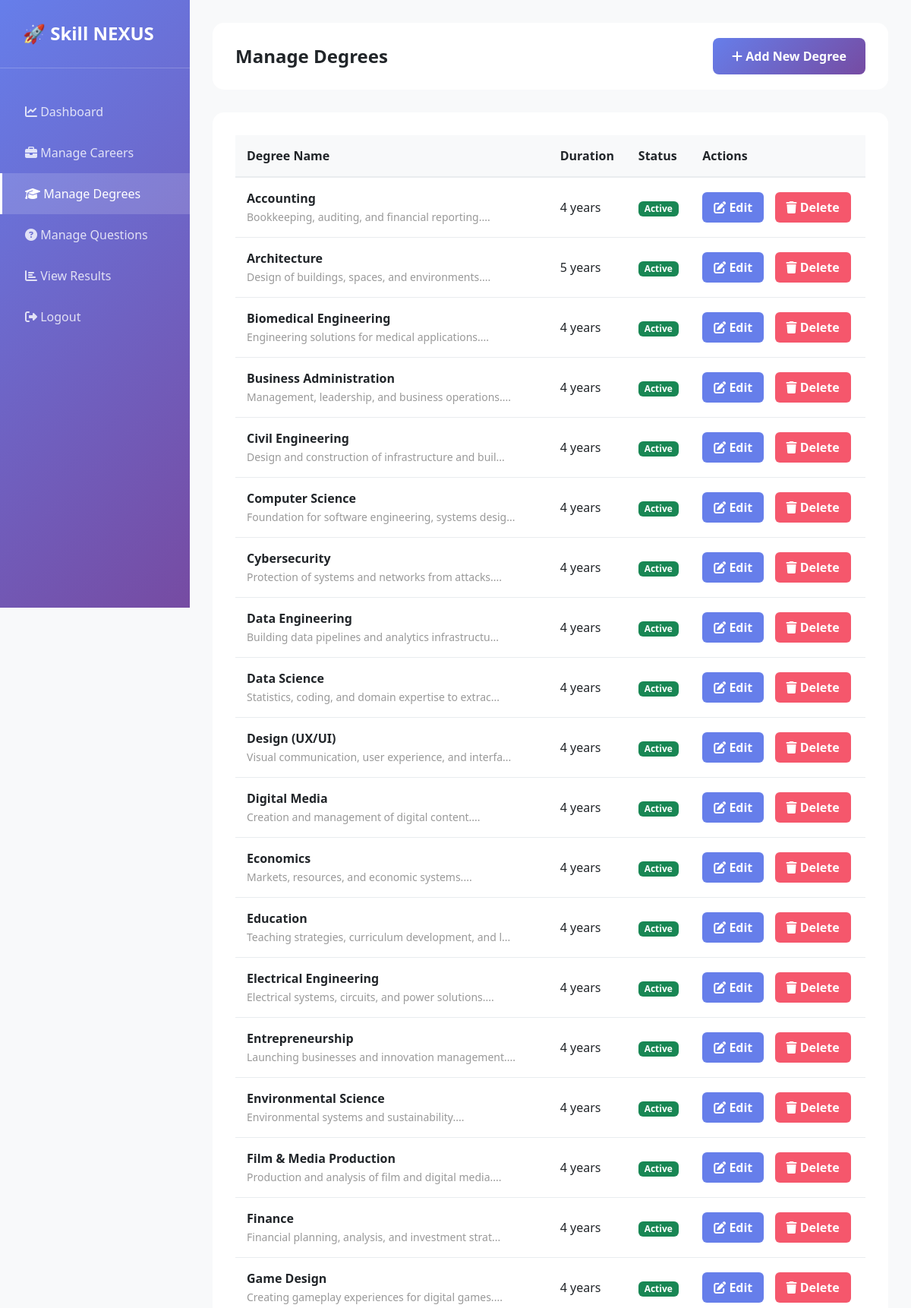
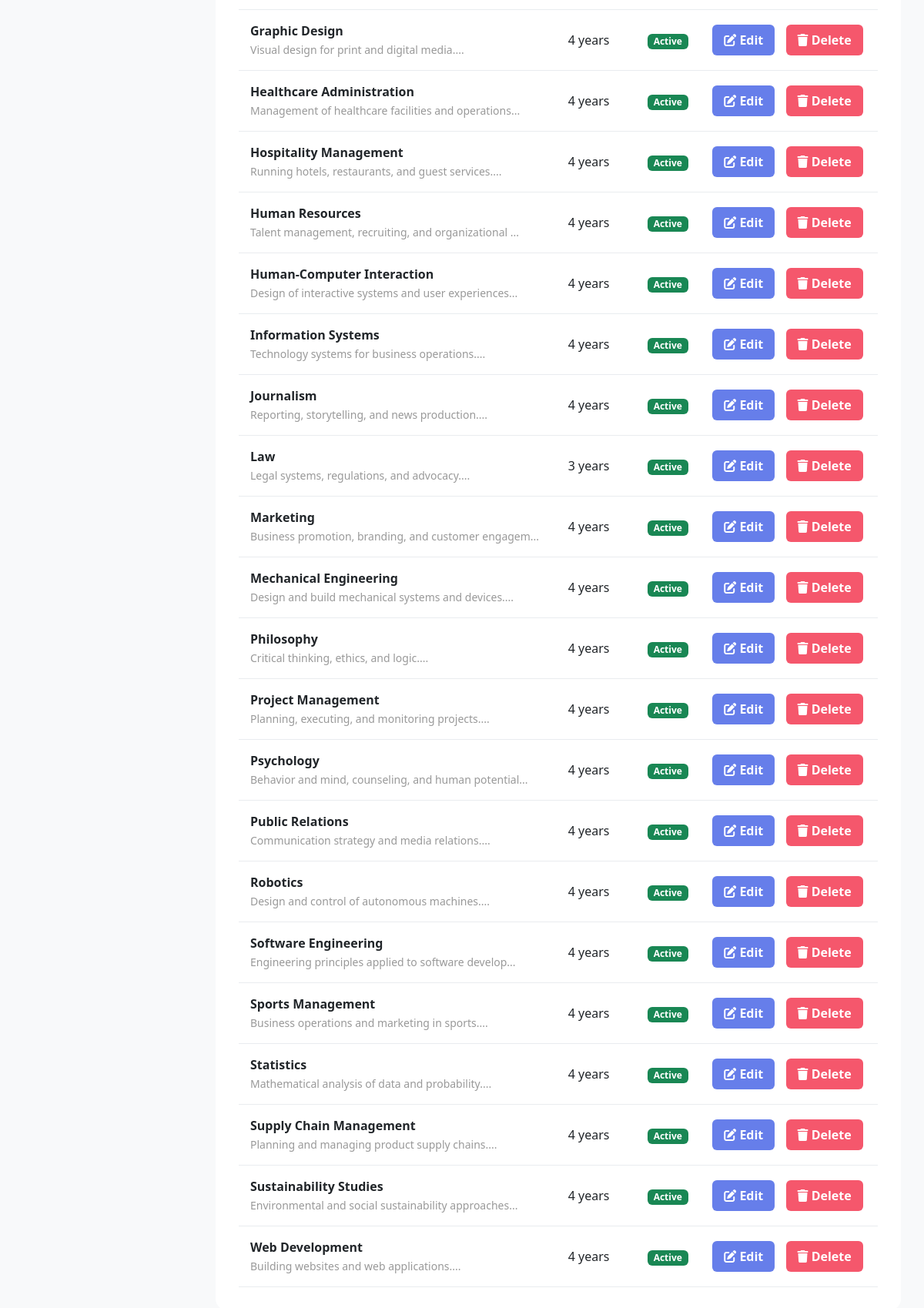
The app's page /admin/degrees.php (signed in) with its own data (2 pictures, top to bottom).
### tables this page shows
CREATE TABLE `degrees` (
  `id` INT UNSIGNED NOT NULL AUTO_INCREMENT,
  `name` VARCHAR(255) NOT NULL,
  `description` TEXT,
  `duration` VARCHAR(100),
  `icon` VARCHAR(255),
  `color_code` VARCHAR(7),
  `is_active` BOOLEAN DEFAULT TRUE,
  `created_at` TIMESTAMP NOT NULL DEFAULT CURRENT_TIMESTAMP,
  `updated_at` TIMESTAMP NOT NULL DEFAULT CURRENT_TIMESTAMP ON UPDATE CURRENT_TIMESTAMP,
  PRIMARY KEY (`id`),
  UNIQUE KEY `unique_degree_name` (`name`),
  INDEX `idx_degrees_active` (`is_active`)
);

### config.php (called while the page is built, shortened)
<?php
function e(string $value): string
{
    return htmlspecialchars($value, ENT_QUOTES, 'UTF-8');
}
    ?>
    <?php
function getAllDegrees($pdo, $limit = null, $offset = 0)
{
    $sql = "SELECT * FROM degrees ORDER BY name ASC";
    $stmt = $pdo->prepare($sql);
    $stmt->execute();
    return $stmt->fetchAll();
}

### admin/degrees.php (the view, shortened to what this page needs)
<?php
include __DIR__ . '/../config.php';
$degrees = getAllDegrees($pdo);
?>
<!DOCTYPE html>
<html lang="en">
<head>
    <link href="https://cdn.jsdelivr.net/npm/bootstrap@5.3.2/dist/css/bootstrap.min.css" rel="stylesheet">
    <link rel="stylesheet" href="https://cdnjs.cloudflare.com/ajax/libs/font-awesome/6.4.0/css/all.min.css">
</head>
<body>
    <div class="sidebar">
        <div class="sidebar-header">
            <h3>🚀 Skill NEXUS</h3>
        </div>
        <ul class="sidebar-menu" style="list-style: none; padding: 0;">
            <li><a href="<?= BASE_URL ?>/admin/dashboard.php"><i class="fas fa-chart-line"></i> Dashboard</a></li>
            <li><a href="<?= BASE_URL ?>/admin/careers.php"><i class="fas fa-briefcase"></i> Manage Careers</a></li>
            <li><a href="<?= BASE_URL ?>/admin/degrees.php" class="active"><i class="fas fa-graduation-cap"></i> Manage
                    Degrees</a></li>
            <li><a href="<?= BASE_URL ?>/admin/questions.php"><i class="fas fa-question-circle"></i> Manage
                    Questions</a></li>
            <li><a href="<?= BASE_URL ?>/admin/results.php"><i class="fas fa-chart-bar"></i> View Results</a></li>
            <li><a href="<?= BASE_URL ?>/admin/logout.php"><i class="fas fa-sign-out-alt"></i> Logout</a></li>
        </ul>
    </div>
    <div class="main-content">
        <div class="topbar">
            <h1 style="margin: 0; font-size: 1.5rem; font-weight: 700;">Manage Degrees</h1>
            <button onclick="openModal()" class="btn-add">
                <i class="fas fa-plus"></i> Add New Degree
            </button>
        </div>
        <div class="content-section">
            <?php if (!empty($degrees)): ?>
                <div style="overflow-x: auto;">
                    <table>
                        <thead>
                            <tr>
                                <th>Degree Name</th>
                                <th>Duration</th>
                                <th>Status</th>
                                <th>Actions</th>
                            </tr>
                        </thead>
                        <tbody>
                            <?php foreach ($degrees as $degree): ?>
                                <tr>
                                    <td>
                                        <strong><?= e($degree['name']) ?></strong><br>
                                        <small
                                            style="color: #999;"><?= substr(e($degree['description'] ?? ''), 0, 50) ?>...</small>
                                    </td>
                                    <td><?= e($degree['duration'] ?? '-') ?></td>
                                    <td>
                                        <span class="badge <?= $degree['is_active'] ? 'bg-success' : 'bg-danger' ?>">
                                            <?= $degree['is_active'] ? 'Active' : 'Inactive' ?>
                                        </span>
                                    </td>
                                    <td>
                                        <button onclick="editDegree(<?= htmlspecialchars(json_encode($degree)) ?>)"
                                            class="btn-edit">
                                            <i class="fas fa-edit"></i> Edit
                                        </button>
                                        <form method="POST" style="display: inline;" onsubmit="return confirm('Sure?')">
                                            <button type="submit" class="btn-delete">
                                                <i class="fas fa-trash"></i> Delete
                                            </button>
                                        </form>
                                    </td>
                                </tr>
                            <?php endforeach; ?>
                        </tbody>
                    </table>
                </div>
            <?php else: ?>
                <p>No degrees found. <a href="#" onclick="openModal()">Add your first degree</a></p>
            <?php endif; ?>
        </div>
    </div>
</body>
</html>

### admin/degrees.php (style rules this page uses)
* { margin: 0; padding: 0; box-sizing: border-box; }
body { font-family: 'Segoe UI', Tahoma, Geneva, Verdana, sans-serif; background: #f8f9fa; }
.sidebar { background: linear-gradient(135deg, #667eea 0%, #764ba2 100%); color: white; min-height: 100vh; padding: 30px 0; position: fixed; width: 250px; left: 0; top: 0; }
.sidebar-header { padding: 0 30px 30px; border-bottom: 1px solid rgba(255, 255, 255, 0.2); margin-bottom: 30px; }
.sidebar-header h3 { font-size: 1.5rem; font-weight: 800; margin: 0; }
.sidebar-menu { list-style: none; padding: 0; }
.sidebar-menu a { display: block; padding: 15px 30px; color: rgba(255, 255, 255, 0.8); text-decoration: none; transition: all 0.3s; border-left: 3px solid transparent; }
.sidebar-menu a:hover, .sidebar-menu a.active { background: rgba(255, 255, 255, 0.15); color: white; border-left-color: white; }
.main-content { margin-left: 250px; padding: 30px; }
.topbar { background: white; border-radius: 15px; padding: 20px 30px; margin-bottom: 30px; display: flex; justify-content: space-between; align-items: center; }
.content-section { background: white; border-radius: 15px; padding: 30px; }
.btn-add { background: linear-gradient(135deg, #667eea, #764ba2); color: white; border: none; padding: 12px 25px; border-radius: 8px; font-weight: 600; cursor: pointer; text-decoration: none; }
table { width: 100%; border-collapse: collapse; }
thead th { background: #f8f9fa; font-weight: 600; padding: 15px; text-align: left; border-bottom: 2px solid #e9ecef; }
tbody td { padding: 15px; border-bottom: 1px solid #e9ecef; }
.btn-edit, .btn-delete { padding: 8px 15px; border: none; border-radius: 6px; cursor: pointer; font-weight: 600; text-decoration: none; display: inline-block; }
.btn-edit { background: #667eea; color: white; margin-right: 10px; }
.btn-delete { background: #f5576c; color: white; }

### records on screen
degrees: name "Accounting", description "Bookkeeping, auditing, and financial reporting.", duration "4 years", is_active "Active"
degrees: name "Architecture", description "Design of buildings, spaces, and environments.", duration "5 years", is_active "Active"
degrees: name "Biomedical Engineering", description "Engineering solutions for medical applications.", duration "4 years", is_active "Active"
degrees: name "Business Administration", description "Management, leadership, and business operations.", duration "4 years", is_active "Active"
degrees: name "Civil Engineering", description "Design and construction of infrastructure and buil", duration "4 years", is_active "Active"
degrees: name "Computer Science", description "Foundation for software engineering, systems desig", duration "4 years", is_active "Active"
degrees: name "Cybersecurity", description "Protection of systems and networks from attacks.", duration "4 years", is_active "Active"
degrees: name "Data Engineering", description "Building data pipelines and analytics infrastructu", duration "4 years", is_active "Active"
degrees: name "Data Science", description "Statistics, coding, and domain expertise to extrac", duration "4 years", is_active "Active"
degrees: name "Design (UX/UI)", description "Visual communication, user experience, and interfa", duration "4 years", is_active "Active"
degrees: name "Digital Media", description "Creation and management of digital content.", duration "4 years", is_active "Active"
degrees: name "Economics", description "Markets, resources, and economic systems.", duration "4 years", is_active "Active"
degrees: name "Education", description "Teaching strategies, curriculum development, and l", duration "4 years", is_active "Active"
degrees: name "Electrical Engineering", description "Electrical systems, circuits, and power solutions.", duration "4 years", is_active "Active"
degrees: name "Entrepreneurship", description "Launching businesses and innovation management.", duration "4 years", is_active "Active"
degrees: name "Environmental Science", description "Environmental systems and sustainability.", duration "4 years", is_active "Active"
degrees: name "Film & Media Production", description "Production and analysis of film and digital media.", duration "4 years", is_active "Active"
degrees: name "Finance", description "Financial planning, analysis, and investment strat", duration "4 years", is_active "Active"
degrees: name "Game Design", description "Creating gameplay experiences for digital games.", duration "4 years", is_active "Active"
degrees: name "Graphic Design", description "Visual design for print and digital media.", duration "4 years", is_active "Active"
degrees: name "Healthcare Administration", description "Management of healthcare facilities and operations", duration "4 years", is_active "Active"
degrees: name "Hospitality Management", description "Running hotels, restaurants, and guest services.", duration "4 years", is_active "Active"
degrees: name "Human Resources", description "Talent management, recruiting, and organizational", duration "4 years", is_active "Active"
degrees: name "Human-Computer Interaction", description "Design of interactive systems and user experiences", duration "4 years", is_active "Active"
degrees: name "Information Systems", description "Technology systems for business operations.", duration "4 years", is_active "Active"
degrees: name "Journalism", description "Reporting, storytelling, and news production.", duration "4 years", is_active "Active"
degrees: name "Law", description "Legal systems, regulations, and advocacy.", duration "3 years", is_active "Active"
degrees: name "Marketing", description "Business promotion, branding, and customer engagem", duration "4 years", is_active "Active"
degrees: name "Mechanical Engineering", description "Design and build mechanical systems and devices.", duration "4 years", is_active "Active"
degrees: name "Philosophy", description "Critical thinking, ethics, and logic.", duration "4 years", is_active "Active"
degrees: name "Project Management", description "Planning, executing, and monitoring projects.", duration "4 years", is_active "Active"
degrees: name "Psychology", description "Behavior and mind, counseling, and human potential", duration "4 years", is_active "Active"
degrees: name "Public Relations", description "Communication strategy and media relations.", duration "4 years", is_active "Active"
degrees: name "Robotics", description "Design and control of autonomous machines.", duration "4 years", is_active "Active"
degrees: name "Software Engineering", description "Engineering principles applied to software develop", duration "4 years", is_active "Active"
degrees: name "Sports Management", description "Business operations and marketing in sports.", duration "4 years", is_active "Active"
degrees: name "Statistics", description "Mathematical analysis of data and probability.", duration "4 years", is_active "Active"
degrees: name "Supply Chain Management", description "Planning and managing product supply chains.", duration "4 years", is_active "Active"
degrees: name "Sustainability Studies", description "Environmental and social sustainability approaches", duration "4 years", is_active "Active"
degrees: name "Web Development", description "Building websites and web applications.", duration "4 years", is_active "Active"
